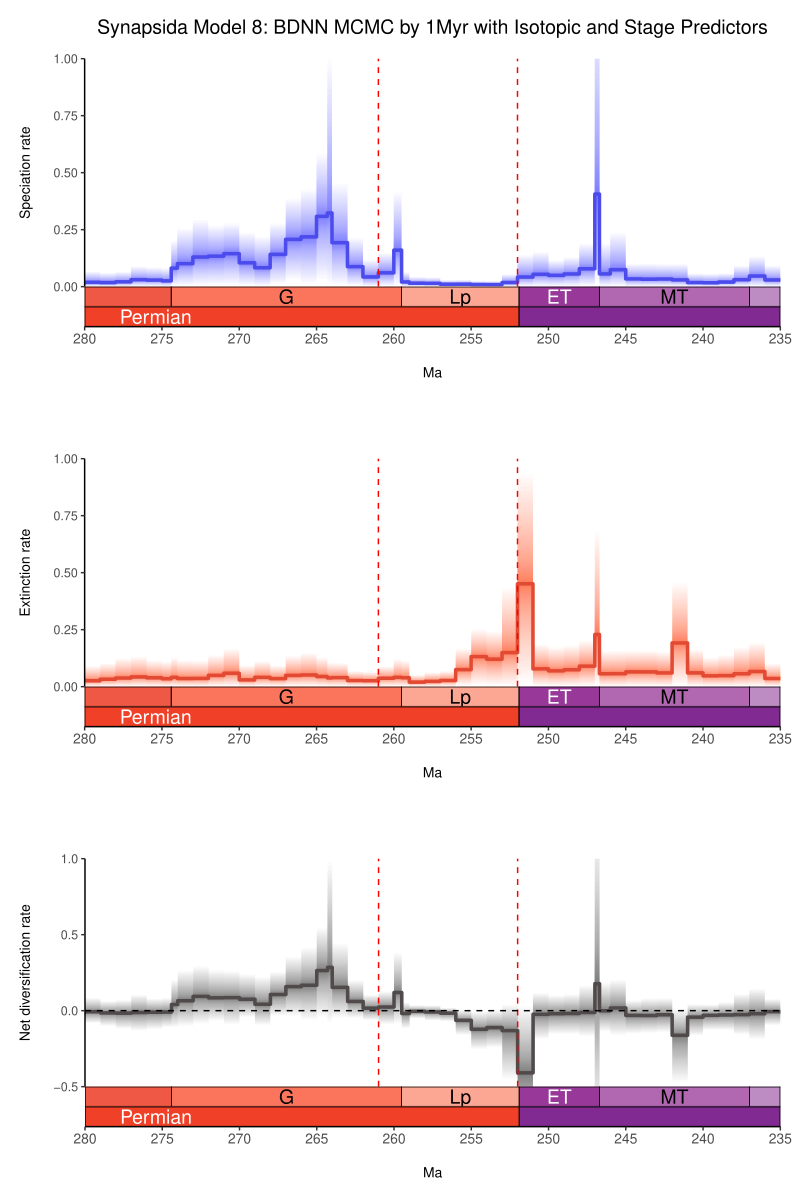

Recreate this plot in R.
library(ggplot2)
library(scales)
library(gridExtra)
library(deeptime)
library(gtable)
library(grid)

##############  PREPPING DATA VECTORS, COPY IN THE PATH TO THE RTT SCRIPT
rtt_text <- readLines("C:\\Users\\SimoesLabAdmin\\Documents\\pt_diversity_rates\\updated_occurrence_analyses\\model_8\\synapsida\\RTTs\\combined_10_RTT.r", warn = FALSE)

# Search for lines in rtt_text that contain any of the vectors we need
# Note that vectors in BDNN, RJMCMC, and non-BDNN/non-RJMCMC models have different names, so we'll need to do some transformations and conditionals
# age = time (should be negative, descending, so -1, -2, for ex)
# L = Speciation, M = extinction, R = netdiversification, M95 = max 95% HPD, m95 = min 95% HPD, mean = rate (central line)

# Searching for NON-BDNN, NON-RJMCMC VECTORS
L_hpd_m95 <- grep("^\\s*L_hpd_m95\\s*=", rtt_text, value = TRUE)
L_hpd_M95 <- grep("^\\s*L_hpd_M95\\s*=", rtt_text, value = TRUE)
L_mean <- grep("^\\s*L_mean\\s*=", rtt_text, value = TRUE)
M_hpd_m95 <- grep("^\\s*M_hpd_m95\\s*=", rtt_text, value = TRUE)
M_hpd_M95 <- grep("^\\s*M_hpd_M95\\s*=", rtt_text, value = TRUE)
M_mean <- grep("^\\s*M_mean\\s*=", rtt_text, value = TRUE)
R_hpd_m95 <- grep("^\\s*R_hpd_m95\\s*=", rtt_text, value = TRUE)
R_hpd_M95 <- grep("^\\s*R_hpd_M95\\s*=", rtt_text, value = TRUE)
R_mean <- grep("^\\s*R_mean\\s*=", rtt_text, value = TRUE)
age <- grep("^\\s*age\\s*=", rtt_text, value = TRUE)

# Searching for BDNN VECTORS
time_vec <- grep("^\\s*time_vec\\s*=", rtt_text, value = TRUE)
sp_mean <- grep("^\\s*sp_mean\\s*=", rtt_text, value = TRUE)
ex_mean <- grep("^\\s*ex_mean\\s*=", rtt_text, value = TRUE)
div_mean <- grep("^\\s*div_mean\\s*=", rtt_text, value = TRUE)
sp_lwr <- grep("^\\s*sp_lwr\\s*=", rtt_text, value = TRUE)
ex_lwr <- grep("^\\s*ex_lwr\\s*=", rtt_text, value = TRUE)
div_lwr <- grep("^\\s*div_lwr\\s*=", rtt_text, value = TRUE)
sp_upr <- grep("^\\s*sp_upr\\s*=", rtt_text, value = TRUE)
ex_upr <- grep("^\\s*ex_upr\\s*=", rtt_text, value = TRUE)
div_upr <- grep("^\\s*div_upr\\s*=", rtt_text, value = TRUE)

# Search for RJMCMC VECTORS
time <- grep("^\\s*time\\s*=", rtt_text, value = TRUE)
rate <- grep("^\\s*rate\\s*=", rtt_text, value = TRUE)
minHPD <- grep("^\\s*minHPD\\s*=", rtt_text, value = TRUE)
maxHPD <- grep("^\\s*maxHPD\\s*=", rtt_text, value = TRUE)
# All the RJMCMC div vectors have net_ prefix
net_rate <- grep("^\\s*net_rate\\s*=", rtt_text, value = TRUE)  
net_minHPD <- grep("^\\s*net_minHPD\\s*=", rtt_text, value = TRUE)
net_maxHPD <- grep("^\\s*net_maxHPD\\s*=", rtt_text, value = TRUE)

# Execute NON-BDNN, NON-RJMCMC vectors only if all those vectors were found/exist
if (length(L_hpd_m95) > 0 && length(L_hpd_M95) > 0 && length(L_mean) > 0 &&
    length(M_hpd_m95) > 0 && length(M_hpd_M95) > 0 && length(M_mean) > 0 &&
    length(R_hpd_m95) > 0 && length(R_hpd_M95) > 0 && length(R_mean) > 0 &&
    length(age) > 0) {
  
  eval(parse(text = L_hpd_m95))
  eval(parse(text = L_hpd_M95))
  eval(parse(text = L_mean))
  eval(parse(text = M_hpd_m95))
  eval(parse(text = M_hpd_M95))
  eval(parse(text = M_mean))
  eval(parse(text = R_hpd_m95))
  eval(parse(text = R_hpd_M95))
  eval(parse(text = R_mean))
  eval(parse(text = age))
  
  print("Non-BDNN, Non-RJMCMC vectors loaded successfully.")
  
  # Execute BDNN vectors only if all those vectors were found/exist AND the first condition was not met
} else if (length(time_vec) > 0 && length(sp_mean) > 0 && length(ex_mean) > 0 &&
           length(div_mean) > 0 && length(sp_lwr) > 0 && length(ex_lwr) > 0 &&
           length(div_lwr) > 0 && length(sp_upr) > 0 && length(ex_upr) > 0 &&
           length(div_upr) > 0) {
  
  eval(parse(text = time_vec))
  time_vec <- -time_vec  # Convert to negative time for plotting  
  eval(parse(text = sp_mean))
  eval(parse(text = ex_mean))
  eval(parse(text = div_mean))
  eval(parse(text = sp_lwr))
  eval(parse(text = ex_lwr))
  eval(parse(text = div_lwr))
  eval(parse(text = sp_upr))
  eval(parse(text = ex_upr))
  eval(parse(text = div_upr))
  # Now reverse all of these vectors
  time_vec <- rev(time_vec)
  sp_mean <- rev(sp_mean)
  ex_mean <- rev(ex_mean)
  div_mean <- rev(div_mean)
  sp_lwr <- rev(sp_lwr)
  ex_lwr <- rev(ex_lwr)
  div_lwr <- rev(div_lwr)
  sp_upr <- rev(sp_upr)
  ex_upr <- rev(ex_upr)
  div_upr <- rev(div_upr)
  # RENAME the BDNN vectors to match the NON-BDNN, Non-RJMCMC vectors so that the following graphing code works
  L_hpd_m95 <- sp_lwr
  L_hpd_M95 <- sp_upr
  L_mean <- sp_mean
  M_hpd_m95 <- ex_lwr
  M_hpd_M95 <- ex_upr
  M_mean <- ex_mean
  R_hpd_m95 <- div_lwr
  R_hpd_M95 <- div_upr
  R_mean <- div_mean
  age <- time_vec
  
  print("BDNN vectors loaded successfully.")
  
  # Execute RJMCMC vectors only if all those vectors were found/exist AND the previous conditions were not met
} else if (length(time) > 2 && length(rate) > 2 && length(minHPD) > 2 &&
           length(maxHPD) > 2) {
  # The grep found multiple lines, so we need to parse them
  # Parse and create numbered variables for each of the vars found
  for (i in seq_along(rate)) {
    rhs <- sub("^\\s*rate\\s*=\\s*", "", rate[i])
    assign(paste0("rate_", i), eval(parse(text = rhs)))
  }
  
  for (i in seq_along(minHPD)) {
    rhs <- sub("^\\s*minHPD\\s*=\\s*", "", minHPD[i])
    assign(paste0("minHPD_", i), eval(parse(text = rhs)))
  }
  
  for (i in seq_along(maxHPD)) {
    rhs <- sub("^\\s*maxHPD\\s*=\\s*", "", maxHPD[i])
    assign(paste0("maxHPD_", i), eval(parse(text = rhs)))
  }
  
  L_mean <- rate_1
  M_mean <- rate_2
  L_hpd_m95 <- minHPD_1
  L_hpd_M95 <- maxHPD_1
  M_hpd_m95 <- minHPD_2
  M_hpd_M95 <- maxHPD_2
  
  age <- eval(parse(text = sub("^\\s*time\\s*=\\s*", "", grep("^\\s*time\\s*=", rtt_text, value = TRUE)[1])))
  R_mean <- eval(parse(text = sub("^\\s*net_rate\\s*=\\s*", "", grep("^\\s*net_rate\\s*=", rtt_text, value = TRUE))))
  R_hpd_m95 <- eval(parse(text = sub("^\\s*net_minHPD\\s*=\\s*", "", grep("^\\s*net_minHPD\\s*=", rtt_text, value = TRUE))))
  R_hpd_M95 <- eval(parse(text = sub("^\\s*net_maxHPD\\s*=\\s*", "", grep("^\\s*net_maxHPD\\s*=\\s*", rtt_text, value = TRUE))))
  
  print("RJMCMC vectors loaded successfully.")
  
} else {
  print("No complete set of vectors found in the provided RTT script.")
}

# Mass extinction events
perm_trias_extinction <- -252 
guadalupian_extinction <- -261

# Custom tick positions
x_ticks <- seq(-300, -200, by=5) ###################### CHANGE THIS TO MODIFY X TICKS
x_tick_labels <- abs(x_ticks)

# Modified plot_RTT function that returns data for ggplot
get_RTT_data <- function(age, hpd_M, hpd_m, mean_m, color) {
    N <- 100
    beta <- (1:(N-1))/N
    alpha_shape <- 0.25
    cat <- 1-(beta^(1./alpha_shape))
    
    # Create data frame for the polygons
    poly_data <- data.frame()
    
    for (i in 1:(N-1)) {
        trans <- 1/N + 2/N
        upper <- hpd_M-((hpd_M-mean_m)*cat[i])
        lower <- hpd_m+((mean_m-hpd_m)*cat[i])
        
        temp_df <- data.frame(
            age = c(age, rev(age)),
            y = c(upper, rev(lower)),
            group = i,
            alpha = trans
        )
        poly_data <- rbind(poly_data, temp_df)
    }
    
    return(list(poly_data = poly_data, mean_data = data.frame(age = age, y = mean_m)))
}

# Create plotting data for each rate
L_data <- get_RTT_data(age, L_hpd_M95, L_hpd_m95, L_mean, "#4c4cec")
M_data <- get_RTT_data(age, M_hpd_M95, M_hpd_m95, M_mean, "#e34a33")
R_data <- get_RTT_data(age, R_hpd_M95, R_hpd_m95, R_mean, "#504A4B")

# Function to create each plot with smooth polygons and geological timescale
create_plot_with_geo <- function(poly_data, mean_data, color, title, ylab, ylim, show_x_axis = FALSE) {
  # Create main plot
  main_plot <- ggplot() +
    # Plot the HPD intervals with transparency gradient
    geom_polygon(data = poly_data, 
                aes(x = age, y = y, group = group, alpha = alpha), 
                fill = color, na.rm = TRUE) +
    # Plot the mean line
    geom_line(data = mean_data, 
             aes(x = age, y = y), 
             color = color, size = 1.2, lineend = "round") +
    # Add mass extinction lines
    geom_vline(xintercept = guadalupian_extinction, 
               color = "red", linetype = "dashed") +
    geom_vline(xintercept = perm_trias_extinction, 
               color = "red", linetype = "dashed", size = 0.5) +
    # Custom x-axis
    scale_x_continuous(breaks = x_ticks, labels = if(show_x_axis) x_tick_labels else NULL, 
                      limits = c(-300, -200), name = if(show_x_axis) "Ma" else NULL) +
    # Labels and titles
    labs(title = title, y = ylab) +
    # Set y limits with coord_cartesian for smooth polygons
    coord_cartesian(ylim = ylim, xlim = c(-300, -200), expand = FALSE) +
    # Remove legend and adjust alpha scale
    scale_alpha_continuous(range = c(0.005, 0.05), guide = "none") +
    # Theme adjustments
    theme_classic() +
    theme(
      text = element_text(size = 10),
      axis.text.x = if(show_x_axis) element_text(size = 10) else element_blank(),
      axis.ticks.x = if(show_x_axis) element_line() else element_blank(),
      axis.text.y = element_text(size = 9),
      axis.title = element_text(size = 10),
      axis.title.x = element_text(size = 10, margin = margin(t = 15)),
      axis.title.y = element_text(margin = margin(r = 15)),
      plot.title = element_text(size = 14, hjust = 0.5, margin = margin(b = 15)),
      plot.margin = unit(c(0.5, 0.5, if(show_x_axis) 0.5 else 0.1, 0.5), "cm"), # unit(c(top, right, bottom, left), "unit")
      panel.grid.major = element_blank(),
      panel.grid.minor = element_blank()
    )
  
  # Add horizontal line for net diversification plot
  if (ylab == "Net diversification rate") {
    main_plot <- main_plot + geom_hline(yintercept = 0, linetype = "dashed", color = "black")
  }
  
  # Add geological timescale directly to the plot
  main_plot <- main_plot + 
  # Custom x-axis 
    coord_geo(
      dat = list("international epochs", "international periods"),
      expand= FALSE,
      abbrv = list(TRUE, FALSE),
      pos = list("bottom", "bottom"),
      alpha = 1,
      # ylim = ylim, ######### COMMENT THIS OUT TO AUTO-SCALE Y AXIS (even if you pass a ylim argument, if this is commented out, it will auto-scale based on data vectors)
      height = unit(1, "line"),
      neg = TRUE,
      xlim = c(-280, -235)) ############################# CHANGE THIS TO MODIFY X LIMITS, I.E., TIME FRAME
  
  return(main_plot)
}

############# CALL THE FUNCTION WITH CUSTOM ARGUMENTS
############# TITLE, YLIM
p1 <- create_plot_with_geo(L_data$poly_data, L_data$mean_data, "#4c4cec", 
                         "Synapsida Model 8: BDNN MCMC by 1Myr with Isotopic and Stage Predictors", 
                         "Speciation rate", c(0, 1), show_x_axis = TRUE) 

p2 <- create_plot_with_geo(M_data$poly_data, M_data$mean_data, "#e34a33", 
                         "", "Extinction rate", c(0, 1), show_x_axis = TRUE)

p3 <- create_plot_with_geo(R_data$poly_data, R_data$mean_data, "#504A4B", 
                         "", "Net diversification rate", c(-0.5, 1), show_x_axis = TRUE)

# Combine all plots
final_plot <- grid.arrange(
  p1, p2, p3,
  ncol = 1,
  heights = c(1, 1, 1) 
)

############# SAVE TO CUSTOM PDF PATH
pdf(file = "C:\\Users\\SimoesLabAdmin\\Documents\\pt_diversity_rates\\updated_occurrence_analyses\\model_8\\synapsida\\RTTs\\combined_10_RTT_deeptime_autoscaled.pdf", 
    width = 8, height = 12)
grid.draw(final_plot)
dev.off()
